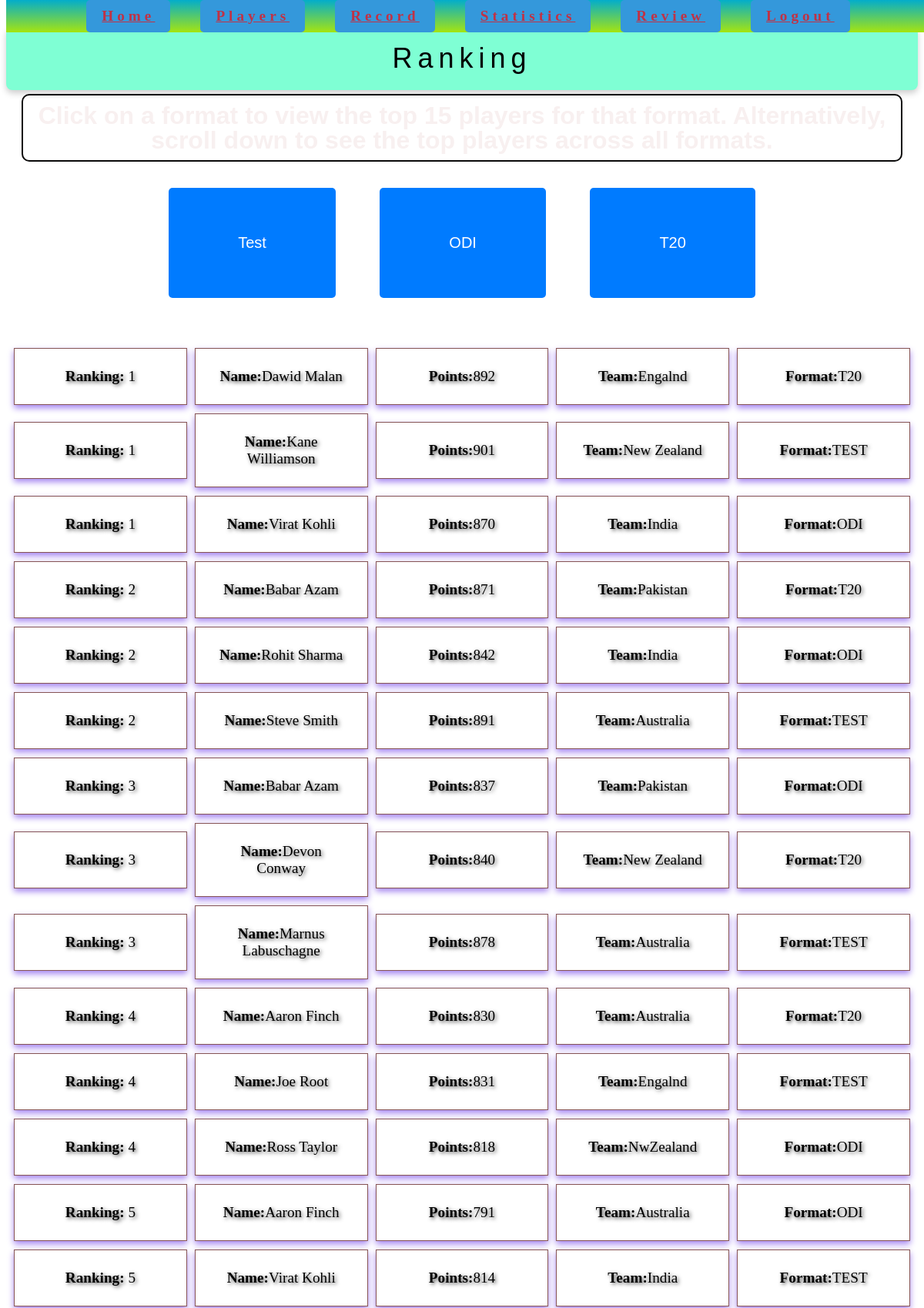
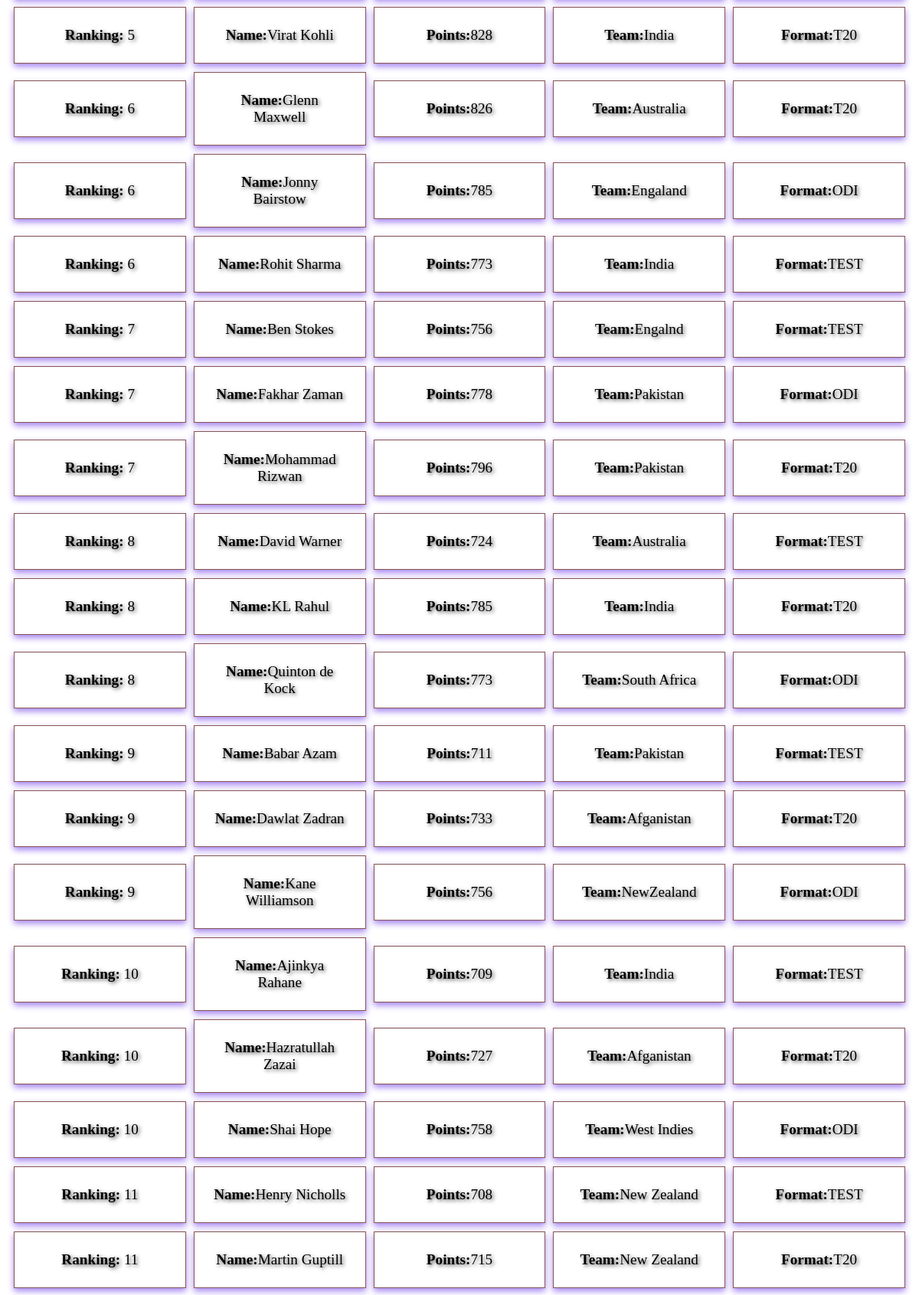
The app's page /Ranking (upper part) with its own data (2 pictures, top to bottom).
### tables this page shows
CREATE TABLE T20 (T20ID INTEGER PRIMARY KEY, Formatid INTEGER REFERENCES MatchFormat (Formatid), Player_name TEXT, Ranking INTEGER, points INTEGER, team TEXT);

### routes.py (the view)
@app.route('/Ranking', defaults={'ranking_id': None})
@app.route('/Ranking/<int:ranking_id>')
def Ranking(ranking_id):
    format = request.args.get('format', 'ALL').upper()  # Get format from query parameters
    conn = sqlite3.connect('Cricket.db.db')
    cur = conn.cursor()
    if format == 'TEST':
        query = "SELECT Ranking, Player_Name, points, team, 'TEST' AS Format FROM TEST"
    elif format == 'T20':
        query = "SELECT Ranking, Player_Name, points, team, 'T20' AS Format FROM T20"
    elif format == 'ODI':
        query = "SELECT Ranking, Player_Name, points, team, 'ODI' AS Format FROM ODI"
    else:
        query = """
            SELECT Ranking, Player_Name, points, team, 'T20' AS Format FROM T20
            UNION
            SELECT Ranking, Player_Name, points, team, 'ODI' AS Format FROM ODI
            UNION
            SELECT Ranking, Player_Name, points, team, 'TEST' AS Format FROM TEST
        """  # Combine all ranking data
    cur.execute(query)
    Crickets = cur.fetchall()  # Fetch ranking data
    conn.close()
    if ranking_id is not None:
        Crickets = [player for player in Crickets if player[0] == ranking_id]
        if not Crickets:  # If no matching player is found
            return render_template('404.html')  # Render a 404 page or an error message
    return render_template("Ranking.html", Crickets=Crickets)  # Render rankings page

### templates/Ranking.html (shortened to what this page needs)
<!DOCTYPE html>
<html lang="en">
<head>
    <link rel="stylesheet" href="/static/images/style.css">
</head>
<body class="Rbody">
    <nav class="Cric">
        <strong><a href="/about">Home</a></strong>
        <strong> <a href="/Players"> Players</a></strong>
        <strong><a href="/Record">Record</a></strong>
        <strong> <a href="/Stats">Statistics</a></strong>
        <strong><a href="/Review">Review</a></strong>
        <strong><a href="/login">Logout</a></strong>
        </nav>
    <header class="stats1">Ranking</header>
    <p class="p">Click on a format to view the top 15 players for that format. Alternatively, scroll down to see the top players across all formats.</p>
    <div class="Rank-h1">
    <button onclick="FilterRanking('Test')"> Test</button>
    <button onclick="FilterRanking('ODI')"> ODI</button>
    <button onclick="FilterRanking('T20')"> T20</button>
    </div>
    <table>
        <tbody>
            <div class="Ranking-grid">
                {% for Cricket in Crickets %}
                <div class="Brid">
                    <div class="item"><strong>Ranking:</strong> {{ Cricket[0] }}</div>
                    <div class="item"><strong>Name:</strong>{{ Cricket[1] }}</div>
                    <div class="item"><strong>Points:</strong>{{ Cricket[2] }}</div>
                    <div class="item"><Strong>Team:</Strong>{{ Cricket[3] }}</div>
                    <div class="item"> <Strong>Format:</Strong>{{ Cricket[4] }}</div>
                            </div>
                            {% endfor %}
        </div>
        </tbody>
    </table>
</body>
</html>

### static/images/style.css (style rules this page uses)
.Cric { position: fixed; top:0; width: 100%; background:linear-gradient(rgb(3, 173, 203),rgb(165, 228, 16)); padding: 10 px 0; box-shadow: 0 4px 8px rgba(red, green, blue, alpha); text-align: center; letter-spacing: 5px; z-index: 1; }
.Cric a { color: #c03245; font-size: larger; margin: 0 15px; padding: 10px 20px; border-radius: 5px; transition: color 0.3s; }
p { font-size: 20px; margin: 10px 0; }
a { display: inline-block; padding: 10px 20px; font-size: 18px; color: #db5151; background-color: #3498db; border-radius: 8px; }
tbody { display: block; }
.stats1 { position: relative; top:15px; text-align: center; font-size: 36px; padding: 20px; background-color: aquamarine; color: black; font-family: 'Trebuchet MS', 'Lucida Sans Unicode', 'Lucida Grande', 'Lucida Sans', Arial, sans-serif; margin-top: 20px; margin-bottom: 20px; letter-spacing: 7px; border-radius: 8px; box-shadow: 0 4px 8px rgba(0, 0, 0, 0.2); }
p { margin-bottom: 1em; }
a { color: #0e1012; text-decoration: underline; }
.Ranking-grid { display: flex; flex-direction: column; gap:11px; padding: 10px; }
.Brid { display: grid; grid-template-columns: repeat(auto-fit, minmax(150px, 1fr)); gap: 10px; align-items: center; color: #ffffff; text-shadow: 2px 2px 5px rgba(0, 0, 0, 0.7); }
.item { background-color: rgba(255, 255, 255, 0.8); text-align: center; padding: 25px; border: 1px solid #865454; font-size: larger; box-shadow: 0 4px 8px rgb(165, 133, 241); color: #000; }
.Ranking-grid, .Brid, .item { z-index: 2; }
button { padding: 60px 90px; border: none; border-radius: 5px; background-color: #007bff; color: white; font-size: 20px; cursor: pointer; margin: 10px; position: relative; bottom: 45px; }
.Rank-h1 { text-align: center; font-size: 150px; }
.p { color: #0056b3; font-weight: bolder; font-family:'Franklin Gothic Medium', 'Arial Narrow', Arial, sans-serifs; font-size: 32px; line-height: 1em; color: #f8f0f0; margin: 20px; text-align: center; border: 2px solid rgb(10, 9, 9); padding: 10px; border-radius: 10px; }
.Rbody { background-image:url(https://media.gettyimages.com/id/109290614/photo/dhaka-bangladesh-virat-kohli-of-india-raises-his-bat-on-reaching-his-century-during-the.jpg?s=612x612&w=0&k=20&c=yiu0xiZI1VLNx-7G_rz9lr0_I4x2GIj-IGeqGig0oXI=); background-repeat: no-repeat; background-size: cover; background-position: center; background-attachment: fixed; }

### records on screen
T20: Ranking "1", Player_name "Dawid Malan", points "892", team "Engalnd", Cricket "T20"
T20: Cricket "1", Player_name "Virat Kohli", Cricket "870", team "India", Cricket "ODI", Cricket "5", Cricket "814", Cricket "TEST", Ranking "5", points "828", Cricket "T20"
T20: Ranking "2", Player_name "Babar Azam", points "871", team "Pakistan", Cricket "T20", Cricket "3", Cricket "837", Cricket "ODI", Cricket "9", Cricket "711", Cricket "TEST"
T20: Ranking "3", Player_name "Devon Conway", points "840", team "New Zealand", Cricket "T20"
T20: Ranking "4", Player_name "Aaron Finch", points "830", team "Australia", Cricket "T20", Cricket "5", Cricket "791", Cricket "ODI"
T20: Ranking "6", Player_name "Glenn Maxwell", points "826", team "Australia", Cricket "T20"
T20: Ranking "7", Player_name "Mohammad Rizwan", points "796", team "Pakistan", Cricket "T20"
T20: Ranking "8", Player_name "KL Rahul", points "785", team "India", Cricket "T20"
T20: Ranking "9", Player_name "Dawlat Zadran", points "733", team "Afganistan", Cricket "T20"
T20: Ranking "10", Player_name "Hazratullah Zazai", points "727", team "Afganistan", Cricket "T20"
T20: Ranking "11", Player_name "Martin Guptill", points "715", team "New Zealand", Cricket "T20"

### other values on screen
{{ Cricket[0] }} "1" "2" "2" "3" "4" "4" "6" "6" "7" "7" "8" "8" "9" "10" "10" "11"
{{ Cricket[1] }} "Kane Williamson" "Rohit Sharma" "Steve Smith" "Marnus Labuschagne" "Joe Root" "Ross Taylor" "Jonny Bairstow" "Rohit Sharma" "Ben Stokes" "Fakhar Zaman" "David Warner" "Quinton de Kock" "Kane Williamson" "Ajinkya Rahane" "Shai Hope" "Henry Nicholls"
{{ Cricket[2] }} "901" "842" "891" "878" "831" "818" "785" "773" "756" "778" "724" "773" "756" "709" "758" "708"
{{ Cricket[3] }} "New Zealand" "India" "Australia" "Australia" "Engalnd" "NwZealand" "Engaland" "India" "Engalnd" "Pakistan" "Australia" "South Africa" "NewZealand" "India" "West Indies" "New Zealand"
{{ Cricket[4] }} "TEST" "ODI" "TEST" "TEST" "TEST" "ODI" "ODI" "TEST" "TEST" "ODI" "TEST" "ODI" "ODI" "TEST" "ODI" "TEST"
